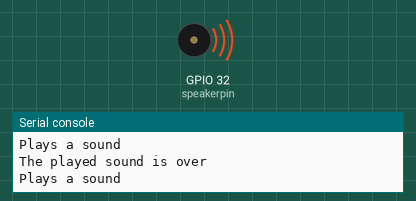
This program was run on a simulated ESP32 board running MicroPython. Parts: buzzer (waves = sounding, pin HIGH), the last lines printed to the serial console. Random numbers come from a fixed seed. At 2.4 s the program stops and its outputs stay as they are.

Above: at 0.81 s.
At 2.0 s:
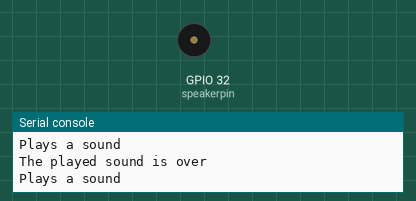
Timing chart, 0 to 3.5 s (numbered marks = the images above):
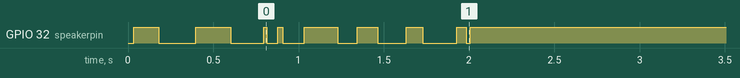

Measured:
- by itself, GPIO 32 (speakerpin): LOW → HIGH at 0.03 s, → LOW 0.15 s later, → HIGH 0.22 s later, → LOW 0.21 s later, … (17 changes in this stretch)

The program:

buzzer_test.py
```python
import time,machine
import random
speakerpin = machine.Pin(32, machine.Pin.OUT)
speakerpin(1)

for x in range(10):
    print("Plays a sound")
    speakerpin(0)
    time.sleep_ms(random.getrandbits(8))
    speakerpin(1)
    time.sleep_ms(random.getrandbits(8))
    print("The played sound is over")
```
